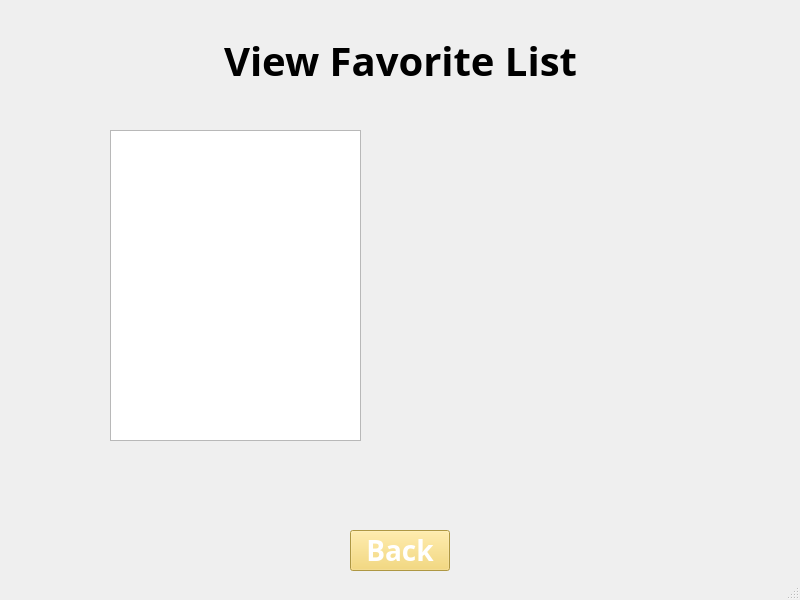
<?xml version="1.0" encoding="UTF-8"?>
<ui version="4.0">
 <class>viewFavorites</class>
 <widget class="QMainWindow" name="viewFavorites">
  <property name="geometry">
   <rect>
    <x>0</x>
    <y>0</y>
    <width>800</width>
    <height>600</height>
   </rect>
  </property>
  <property name="windowTitle">
   <string>View Favorites</string>
  </property>
  <widget class="QWidget" name="centralwidget">
   <widget class="QLabel" name="label">
    <property name="geometry">
     <rect>
      <x>0</x>
      <y>40</y>
      <width>801</width>
      <height>41</height>
     </rect>
    </property>
    <property name="font">
     <font>
      <family>VNI-Disney</family>
      <pointsize>30</pointsize>
      <bold>true</bold>
     </font>
    </property>
    <property name="text">
     <string>View Favorite List</string>
    </property>
    <property name="alignment">
     <set>Qt::AlignCenter</set>
    </property>
    <property name="wordWrap">
     <bool>false</bool>
    </property>
   </widget>
   <widget class="QLabel" name="label_3">
    <property name="geometry">
     <rect>
      <x>400</x>
      <y>130</y>
      <width>311</width>
      <height>341</height>
     </rect>
    </property>
    <property name="text">
     <string/>
    </property>
    <property name="pixmap">
     <pixmap resource="resources.qrc">:/resources/dictionary-removebg-preview.png</pixmap>
    </property>
   </widget>
   <widget class="QPushButton" name="backButton">
    <property name="geometry">
     <rect>
      <x>350</x>
      <y>530</y>
      <width>100</width>
      <height>41</height>
     </rect>
    </property>
    <property name="font">
     <font>
      <family>VNI-Disney</family>
      <pointsize>21</pointsize>
      <bold>true</bold>
     </font>
    </property>
    <property name="styleSheet">
     <string notr="true">background-color: #f4d35e; color: white;</string>
    </property>
    <property name="text">
     <string>Back</string>
    </property>
   </widget>
   <widget class="QListWidget" name="favorites">
    <property name="geometry">
     <rect>
      <x>110</x>
      <y>130</y>
      <width>251</width>
      <height>311</height>
     </rect>
    </property>
    <property name="font">
     <font>
      <family>VNI-Disney</family>
      <pointsize>14</pointsize>
     </font>
    </property>
   </widget>
  </widget>
  <widget class="QMenuBar" name="menubar">
   <property name="geometry">
    <rect>
     <x>0</x>
     <y>0</y>
     <width>800</width>
     <height>22</height>
    </rect>
   </property>
  </widget>
  <widget class="QStatusBar" name="statusbar"/>
 </widget>
 <resources>
  <include location="resources.qrc"/>
 </resources>
 <connections/>
</ui>
